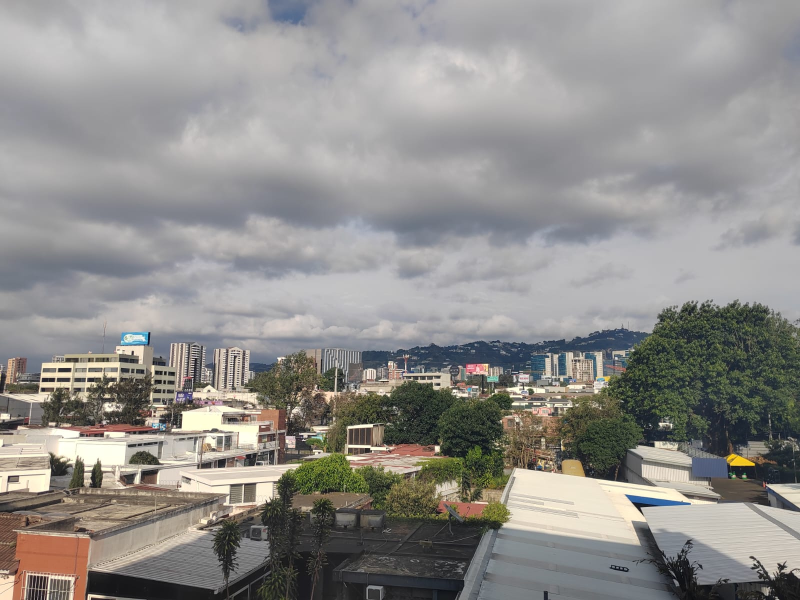
#> input picture input/panorama_1/1.jpg, 1600 x 1200 px (shown at 1/2 size)
$ jupyter execute Proyecto3.ipynb
#> lines starting #> are read from the running program, lines starting #| are printed output that depends on the picture; after the words box and inside, x2 and y2 are one past the last pixel; in counts of white or black regions, pixels touching at a corner belong together
# Proyecto 3 | Computer Vision 2025

### Renatto Guzmán y Adrian Fulladolsa

[cell 1]
## Imports

import cv2
import numpy as np

[cell 2]
# Read images

img1 = cv2.imread('input/panorama_1/1.jpg')
#> img1 is the input picture: shape (1200, 1600, 3); mean B, G, R 139.8, 142.5, 144.2
img2 = cv2.imread('input/panorama_1/2.jpg')
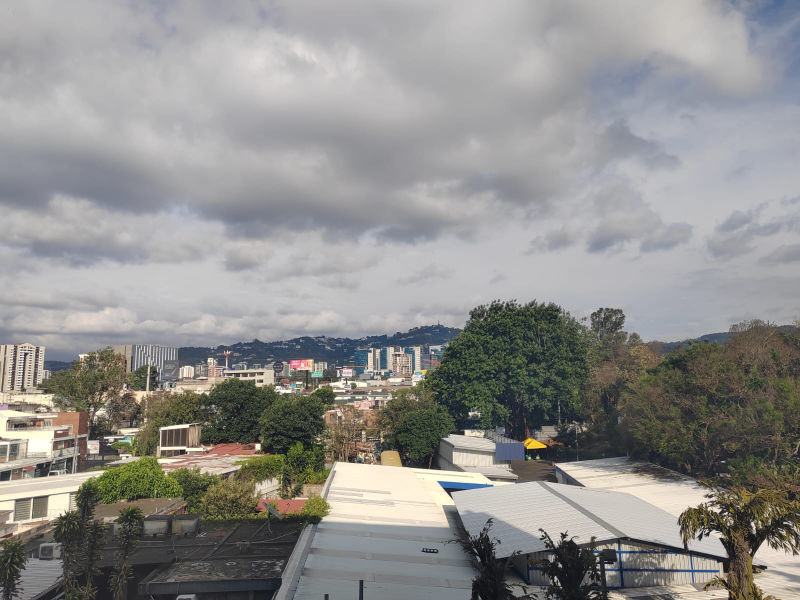
#> input picture input/panorama_1/2.jpg, 1600 x 1200 px (shown at 1/2 size)
#> img2 is the input picture: shape (1200, 1600, 3); mean B, G, R 141.6, 143.6, 144.4
img3 = cv2.imread('input/panorama_1/3.jpg')
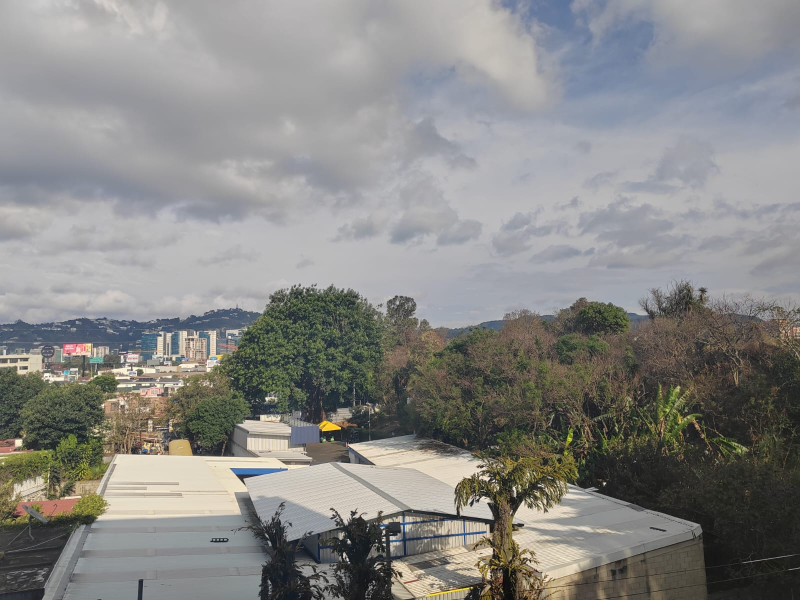
#> input picture input/panorama_1/3.jpg, 1600 x 1200 px (shown at 1/2 size)
#> img3 is the input picture: shape (1200, 1600, 3); mean B, G, R 133.3, 135.5, 135.6

[cell 3]
# Elegir una imagen base

base_img = img2

### Crear homografías

[cell 4]
# Establecer un mapa de correspondencia entre las imágenes
# (1, 2) -> (2, 3) -> (3, 1)


# Crear el detector ORB
orb = cv2.ORB_create(nfeatures=2000)

# Detectar puntos clave y descriptores
kp1, des1 = orb.detectAndCompute(img1, None)
#> kp1 = 2000 keypoints; strongest (x, y, size): (466, 713, 31), (462, 762, 31), (463, 749, 31), (465, 727, 31)
kp2, des2 = orb.detectAndCompute(img2, None)
#> kp2 = 2000 keypoints; strongest (x, y, size): (373, 904, 31), (47, 708, 31), (379, 851, 31), (49, 706, 31)
kp3, des3 = orb.detectAndCompute(img3, None)
#> kp3 = 2000 keypoints; strongest (x, y, size): (769, 1075, 31), (988, 961, 31), (767, 1077, 31), (1210, 966, 31)


bf = cv2.BFMatcher(cv2.NORM_HAMMING, crossCheck=True)

# Matching img1 <-> img2
matches_12 = bf.match(des1, des2)
#> matches_12 = 823 matches
matches_12 = sorted(matches_12, key=lambda x: x.distance)

# Matching img3 <-> img2
matches_32 = bf.match(des3, des2)
#> matches_32 = 878 matches
matches_32 = sorted(matches_32, key=lambda x: x.distance)

[cell 5]
# Calcular la homografía entre las imágenes


# Función para obtener homografía entre dos imágenes
def get_homography(kpA, kpB, matches):
    ptsA = np.float32([kpA[m.queryIdx].pt for m in matches]).reshape(-1, 1, 2)
    ptsB = np.float32([kpB[m.trainIdx].pt for m in matches]).reshape(-1, 1, 2)
    H, mask = cv2.findHomography(ptsA, ptsB, cv2.RANSAC)
    return H, mask

[cell 6]
H_12, mask_12 = get_homography(kp1, kp2, matches_12)
#> in get_homography, `ptsA = np.float32([kpA[m.queryIdx].pt for m in matches]).reshape(-1, 1..`: ptsA = 823 rows, first 8: [877, 892.8], [874.9, 895.8], [877.8, 767.2], [838, 755], [993.6, 887], [663.6, 781.7], [1533.6, 969.1], [1016.1, 777.6]
#> in get_homography, `ptsB = np.float32([kpB[m.trainIdx].pt for m in matches]).reshape(-1, 1..`: ptsB = 823 rows, first 8: [518.4, 888.5], [516.6, 892.8], [523.6, 760.3], [481, 749], [636.5, 877], [286.2, 778.8], [1111.7, 927.4], [663.6, 767.2]
#> in get_homography, `H, mask = cv2.findHomography(ptsA, ptsB, cv2.RANSAC)`: H = [[1.47, -0.0396, -601.7], [0.205, 1.27, -202.9], [0.0003, -1.23e-05, 1]]; mask = 823 values, max 1 at index 0, min 0 at index 100, mean 0.699
#> H_12 has the same summary as H in get_homography; mask_12 has the same summary as mask in get_homography
H_32, mask_32 = get_homography(kp3, kp2, matches_32)
#> in get_homography (call 2), `ptsA = np.float32([kpA[m.queryIdx].pt for m in matches]).reshape(-1, 1..`: ptsA = 878 rows, first 8: [561.4, 842], [1023, 1021.2], [697, 890], [441.6, 1078.8], [1046.4, 1048.8], [415.1, 740.5], [42, 879.6], [197, 744.4]
#> in get_homography (call 2), `ptsB = np.float32([kpB[m.trainIdx].pt for m in matches]).reshape(-1, 1..`: ptsB = 878 rows, first 8: [967.5, 871.9], [1501.3, 1101.1], [1110, 928], [862.8, 1100.4], [1532.4, 1134], [827.1, 767.4], [519, 889], [637.6, 770.7]
#> H_32 = [[0.629, 0.0127, 466.1], [-0.163, 0.84, 131], [-0.000223, -2.23e-05, 1]]; mask_32 = 878 values, max 1 at index 0, min 0 at index 1, mean 0.733

[cell 7]
H_12
#> Out has the same summary as H in get_homography

### Hacer warp

[cell 8]
# Tamaños de las imágenes
h1, w1 = img1.shape[:2]
#> h1 = 1200; w1 = 1600
h2, w2 = img2.shape[:2]
#> h2 = 1200; w2 = 1600
h3, w3 = img3.shape[:2]
#> h3 = 1200; w3 = 1600

# Coordenadas de las esquinas de cada imagen
corners1 = np.float32([[0, 0], [0, h1], [w1, h1], [w1, 0]]).reshape(-1, 1, 2)
corners2 = np.float32([[0, 0], [0, h2], [w2, h2], [w2, 0]]).reshape(-1, 1, 2)
corners3 = np.float32([[0, 0], [0, h3], [w3, h3], [w3, 0]]).reshape(-1, 1, 2)


# Transformar esquinas a la vista de la imagen base
warped_corners1 = cv2.perspectiveTransform(corners1, H_12)
#> warped_corners1 = [[-601.7, -202.9], [-659, 1343.9], [1159.2, 1127.1], [1179.8, 84.44]]
warped_corners3 = cv2.perspectiveTransform(corners3, H_32)
#> warped_corners3 = [[466.1, 131], [494.6, 1170.7], [2413.2, 1425.3], [2289.4, -200.9]]

# Concatenar todas las esquinas para calcular la extensión del canvas
all_corners = np.concatenate((warped_corners1, corners2,corners3, warped_corners3), axis=0)
#> all_corners = 16 rows, first 8: [-601.7, -202.9], [-659, 1343.9], [1159.2, 1127.1], [1179.8, 84.44], [0, 0], [0, 1200], [1600, 1200], [1600, 0]

# Obtener los extremos del canvas
[xmin, ymin] = np.int32(all_corners.min(axis=0).ravel() - 0.5)
#> xmin = -659; ymin = -203
[xmax, ymax] = np.int32(all_corners.max(axis=0).ravel() + 0.5)
#> xmax = 2413; ymax = 1425

# Traslación para evitar coordenadas negativas
translate = [-xmin, -ymin]
#> translate = [659, 203]
T = np.array([[1, 0, translate[0]], [0, 1, translate[1]], [0, 0, 1]])  # matriz de traslación
#> T = [[1, 0, 659], [0, 1, 203], [0, 0, 1]]

# Tamaño del canvas final
canvas_width = xmax - xmin
#> canvas_width = 3072
canvas_height = ymax - ymin
#> canvas_height = 1628

# Warp de cada imagen al canvas
result = np.zeros((canvas_height, canvas_width, 3), dtype=np.uint8)

# Warp de img1
warp1 = cv2.warpPerspective(img1, T @ H_12, (canvas_width, canvas_height))
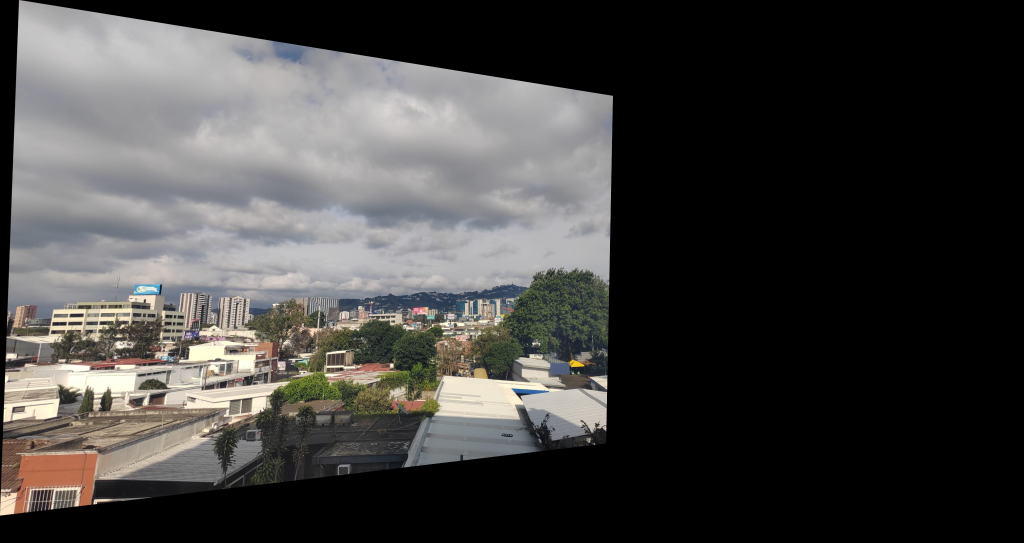
#> warp1: shape (1628, 3072, 3) (shown at 1/3 size); mean B, G, R 65.6, 67, 68.2

# Warp de img3
warp3 = cv2.warpPerspective(img3, T @ H_32, (canvas_width, canvas_height))

# Pegar img2 (base) directamente en el canvas
result[translate[1]:translate[1]+h2, translate[0]:translate[0]+w2] = img2

# Combinar los warps (img1 y img3) encima del resultado base
mask1 = (warp1 > 0)
result[mask1] = warp1[mask1]

mask3 = (warp3 > 0)
result[mask3] = warp3[mask3]
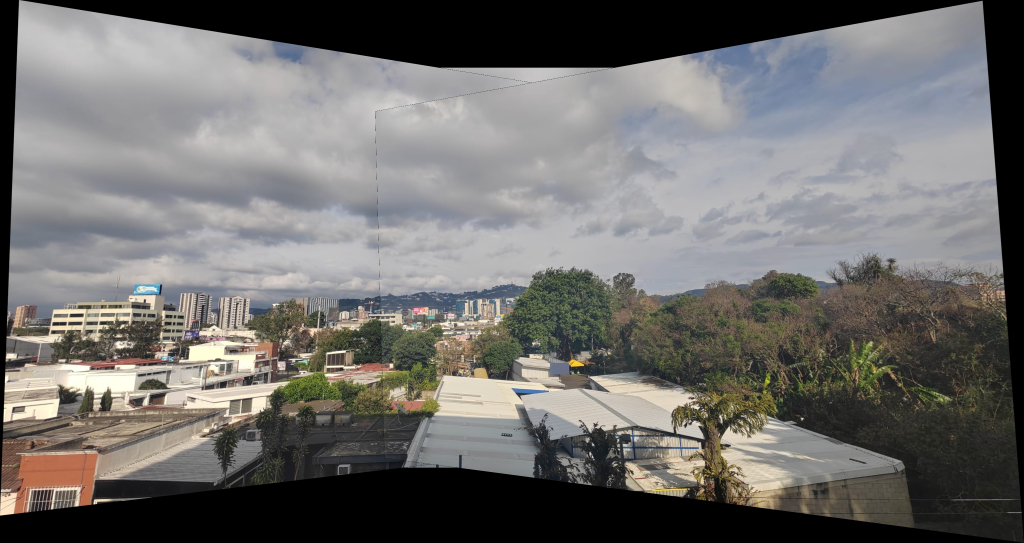
#> result: shape (1628, 3072, 3) (shown at 1/3 size); mean B, G, R 109, 110.9, 112.3

# Mostrar o guardar el resultado
# cv2.imshow('Panorama', result)
# cv2.waitKey(0)
# cv2.destroyAllWindows()

[cell 9]
cv2.imwrite('output/panorama_1/panorama.jpg', result)
#> Out = True

### Utilizar blending

[cell 10]
def warp_and_blend_feathering(img, H, canvas_size, T, weight_acc, image_acc):
    h, w = img.shape[:2]

    # Warp de imagen
    warped_img = cv2.warpPerspective(img, T @ H, canvas_size)

    # Crear una máscara blanca del tamaño de la imagen original
    mask = np.ones((h, w), dtype=np.uint8) * 255
    warped_mask = cv2.warpPerspective(mask, T @ H, canvas_size)

    # Crear una máscara suave (feathered) difuminando bordes
    kernel_size = 51  # cuanto más grande, más suave el borde
    soft_mask = cv2.GaussianBlur(warped_mask.astype(np.float32), (kernel_size, kernel_size), 0)
    soft_mask = soft_mask / 255.0  # Normalizar entre 0 y 1
    soft_mask = np.expand_dims(soft_mask, axis=2)  # Convertir a shape (H, W, 1)

    # Acumular imagen ponderada y pesos
    image_acc += warped_img.astype(np.float32) * soft_mask
    weight_acc += soft_mask

[cell 11]
def create_distance_weight_map(img):
    h, w = img.shape[:2]
    y, x = np.indices((h, w))

    # Compute distances from center
    center_y, center_x = h // 2, w // 2
    dist_from_center_x = np.abs(x - center_x) / (w / 2)
    dist_from_center_y = np.abs(y - center_y) / (h / 2)

    # Combine using radial distance (adjust power for faster/slower falloff)
    dist = np.sqrt(dist_from_center_x**2 + dist_from_center_y**2)
    weight = np.clip(1.0 - dist**1.5, 0, 1)

    # Apply smoothing
    weight = cv2.GaussianBlur(weight, (71, 71), 0)

    return weight  # Return as 2D array

def warp_and_blend_center_weighted(img, H, canvas_size, T, weight_acc, image_acc):
    # Creacion de mapa de pesos que enfatiza las partes centrales de la imagen
    weight_map = create_distance_weight_map(img)

    # Mapa de pesos con 3 dimensiones y shape (h, w, 1)
    weight_map_3d = np.expand_dims(weight_map, axis=2)

    # Aplicacion del mapa de pesos a la imagen
    weighted_img = img.astype(np.float32) * weight_map_3d

    # Warp de la imagen
    warped_weighted_img = cv2.warpPerspective(weighted_img, T @ H, canvas_size)


    # Warp separado por imagen para mantener la tri-dimensionalidad
    warped_weight = cv2.warpPerspective(weight_map, T @ H, canvas_size)

    # Mantener la tri-dimensionalidad del mapa de pesos
    warped_weight_3d = np.expand_dims(warped_weight, axis=2)

    # Accumulate
    image_acc += warped_weighted_img
    weight_acc += warped_weight_3d

[cell 12]
canvas_size = (canvas_width, canvas_height)
#> canvas_size = (3072, 1628)

image_acc = np.zeros((canvas_height, canvas_width, 3), dtype=np.float32)
weight_acc = np.zeros((canvas_height, canvas_width, 1), dtype=np.float32)


# warp_and_blend_center_weighted(img1, H_12, canvas_size, T, weight_acc, image_acc)
# warp_and_blend_center_weighted(img2, np.eye(3), canvas_size, T, weight_acc, image_acc)
# warp_and_blend_center_weighted(img3, H_32, canvas_size, T, weight_acc, image_acc)

warp_and_blend_feathering(img1, H_12, canvas_size, T, weight_acc, image_acc)
#> in warp_and_blend_feathering, `warped_mask = cv2.warpPerspective(mask, T @ H, canvas_size)`: mask: shape (1200, 1600); every value is 255
warp_and_blend_feathering(img2, np.eye(3), canvas_size, T, weight_acc, image_acc)
#> call 2 of warp_and_blend_feathering, with H = array of shape (3, 3), canvas_size = (3072, 1628), T = array of shape (3, 3)
#> in warp_and_blend_feathering (call 2), `warped_mask = cv2.warpPerspective(mask, T @ H, canvas_size)`:
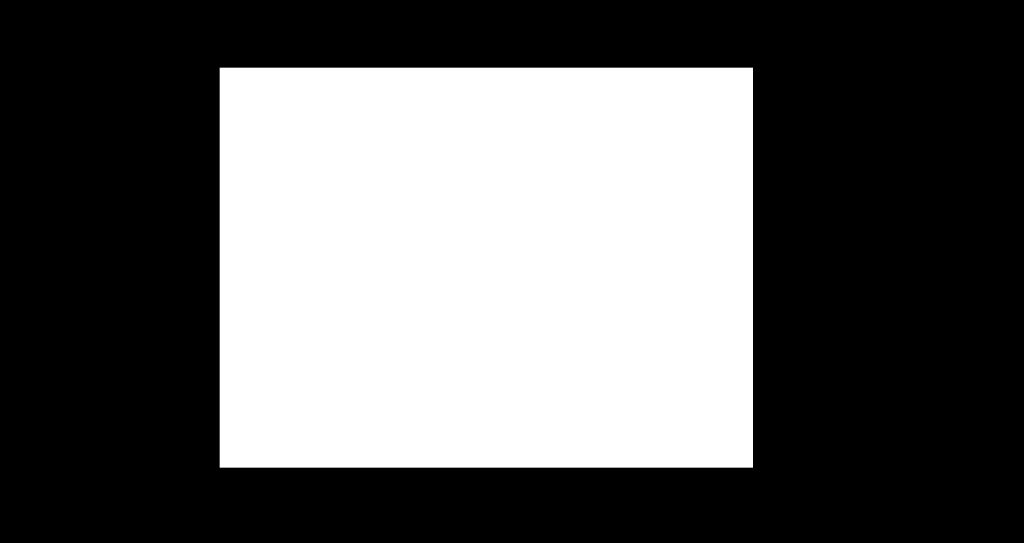
#> warped_mask: shape (1628, 3072) (shown at 1/3 size); 38.4% white; 1 white region, box (x1, y1, x2, y2) and area: (659, 203, 2259, 1403) 1920000
warp_and_blend_feathering(img3, H_32, canvas_size, T, weight_acc, image_acc)
#> call 3 of warp_and_blend_feathering, with H = array of shape (3, 3), canvas_size = (3072, 1628), T = array of shape (3, 3)
#> in warp_and_blend_feathering (call 3), `soft_mask = cv2.GaussianBlur(warped_mask.astype(np.float32), (kernel_s..`:
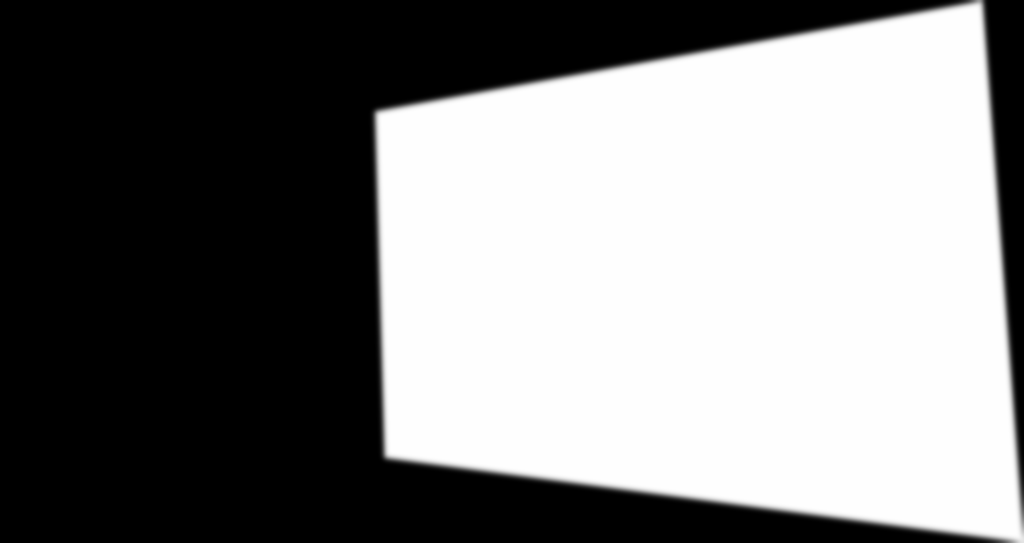
#> soft_mask: shape (1628, 3072) float32 (shown at 1/3 size); min 0, max 255, mean 127.2
#> in warp_and_blend_feathering (call 3), `image_acc += warped_img.astype(np.float32) * soft_mask`:
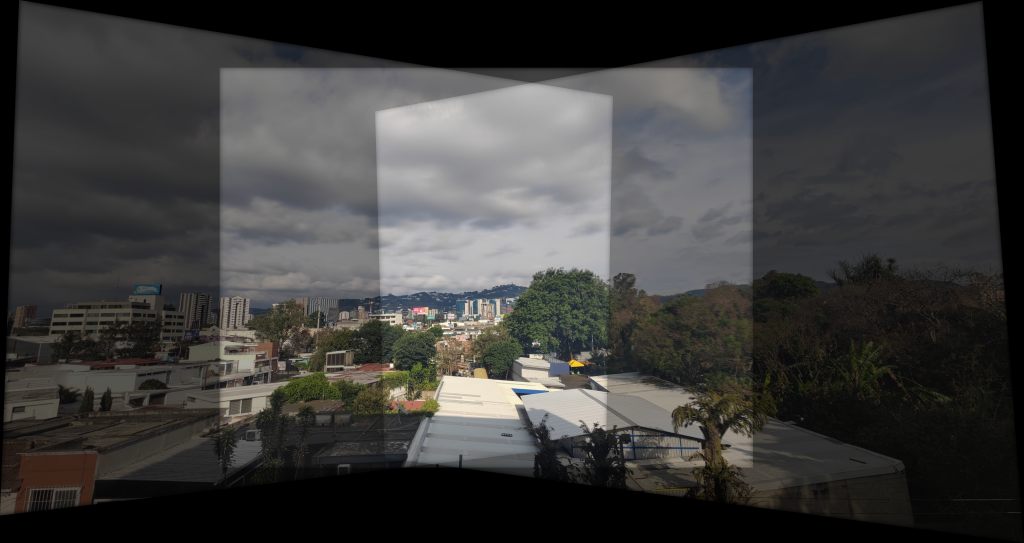
#> image_acc: shape (1628, 3072, 3) float32 (shown at 1/3 size); mean B, G, R 181.8, 185, 186.6; drawn with min black and max white
#> in warp_and_blend_feathering (call 3), `weight_acc += soft_mask`:
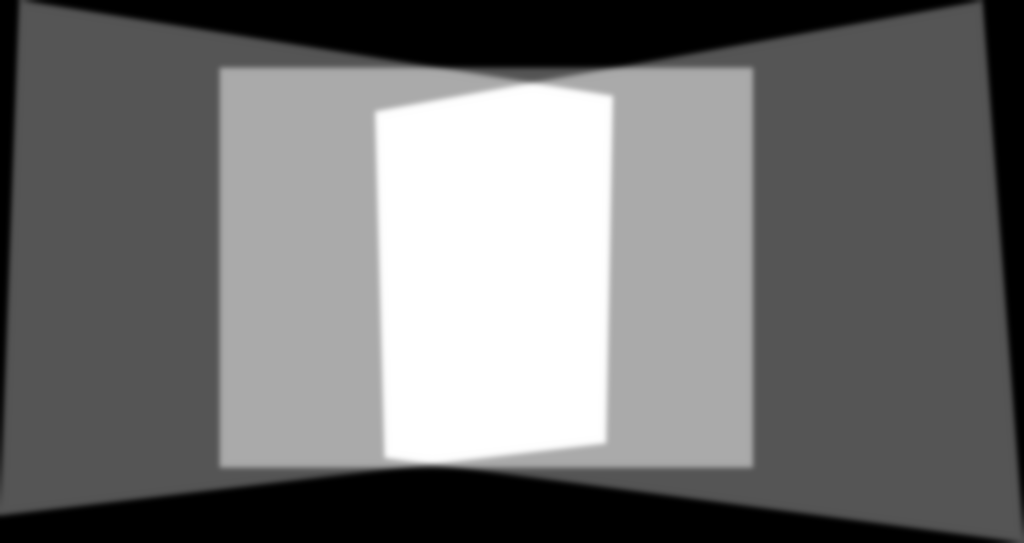
#> weight_acc: shape (1628, 3072, 1) float32 (shown at 1/3 size); min 0, max 3, mean 1.35; drawn with min black and max white

epsilon = 1e-10
weight_acc[weight_acc < epsilon] = epsilon


blended_result = (image_acc / weight_acc).astype(np.uint8)


cv2.imwrite('output/panorama_1/blended_panorama_feathering.jpg', blended_result)
#> Out = True
# [6 lines of commented-out code are left out]
